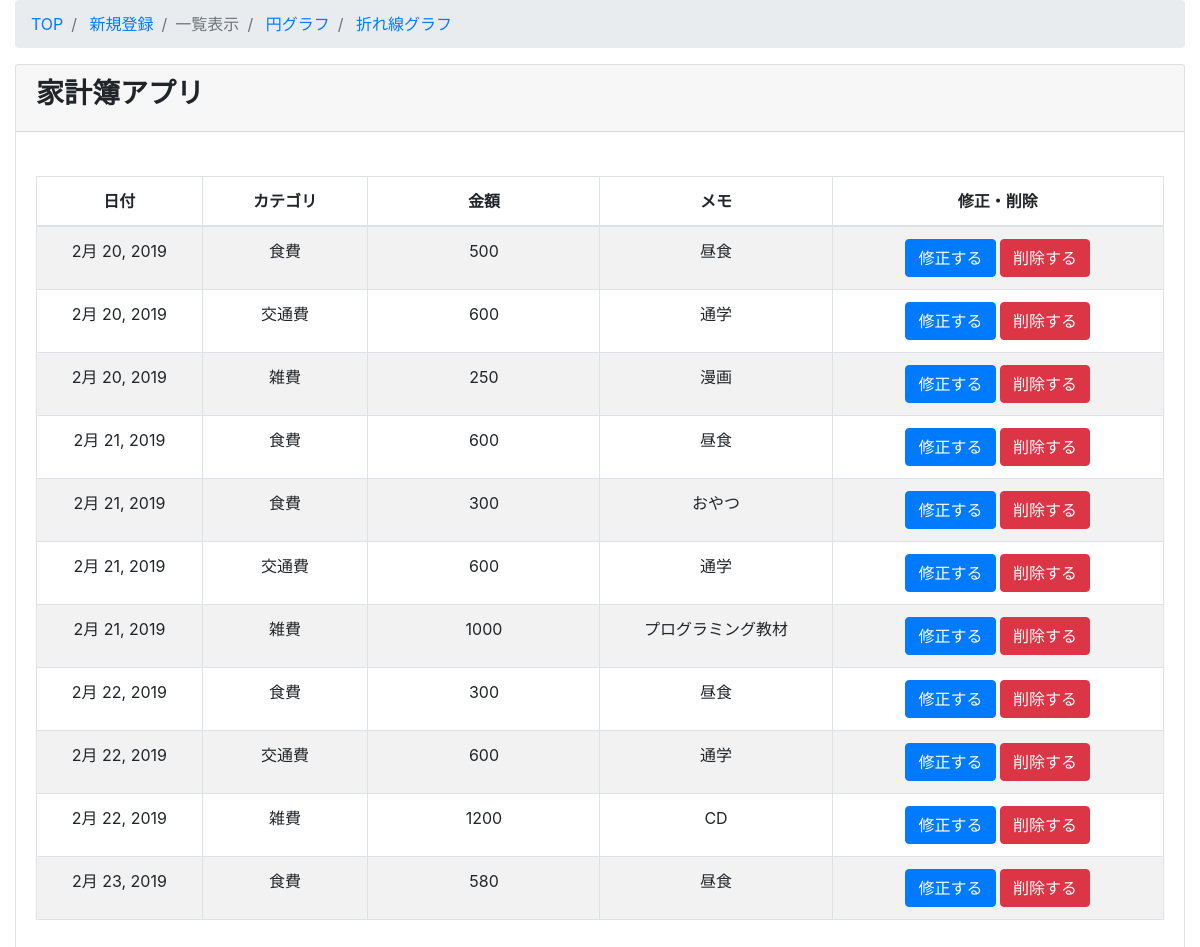
Before: /kakeibo/kakeibo_list/ with the older database file.
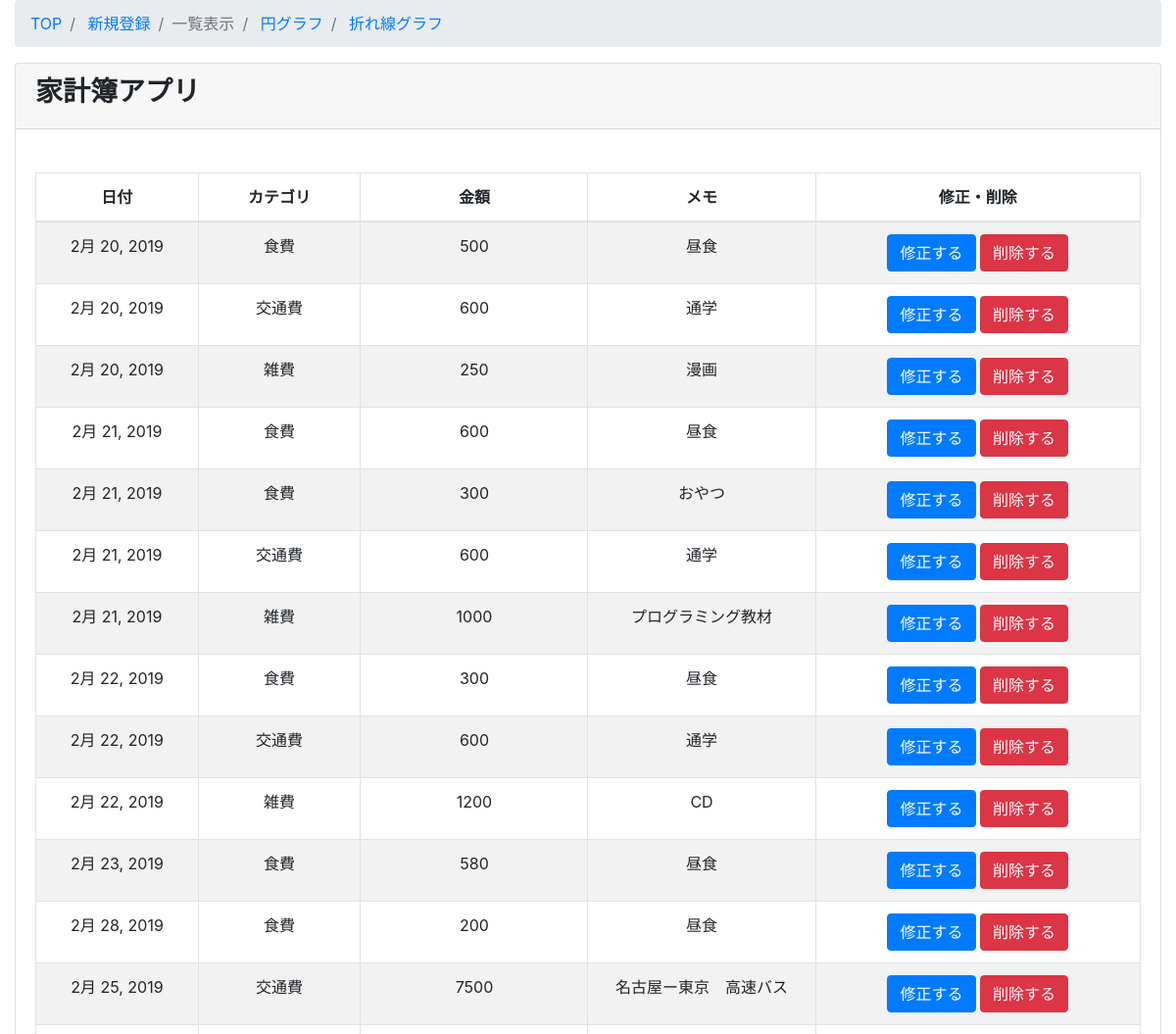
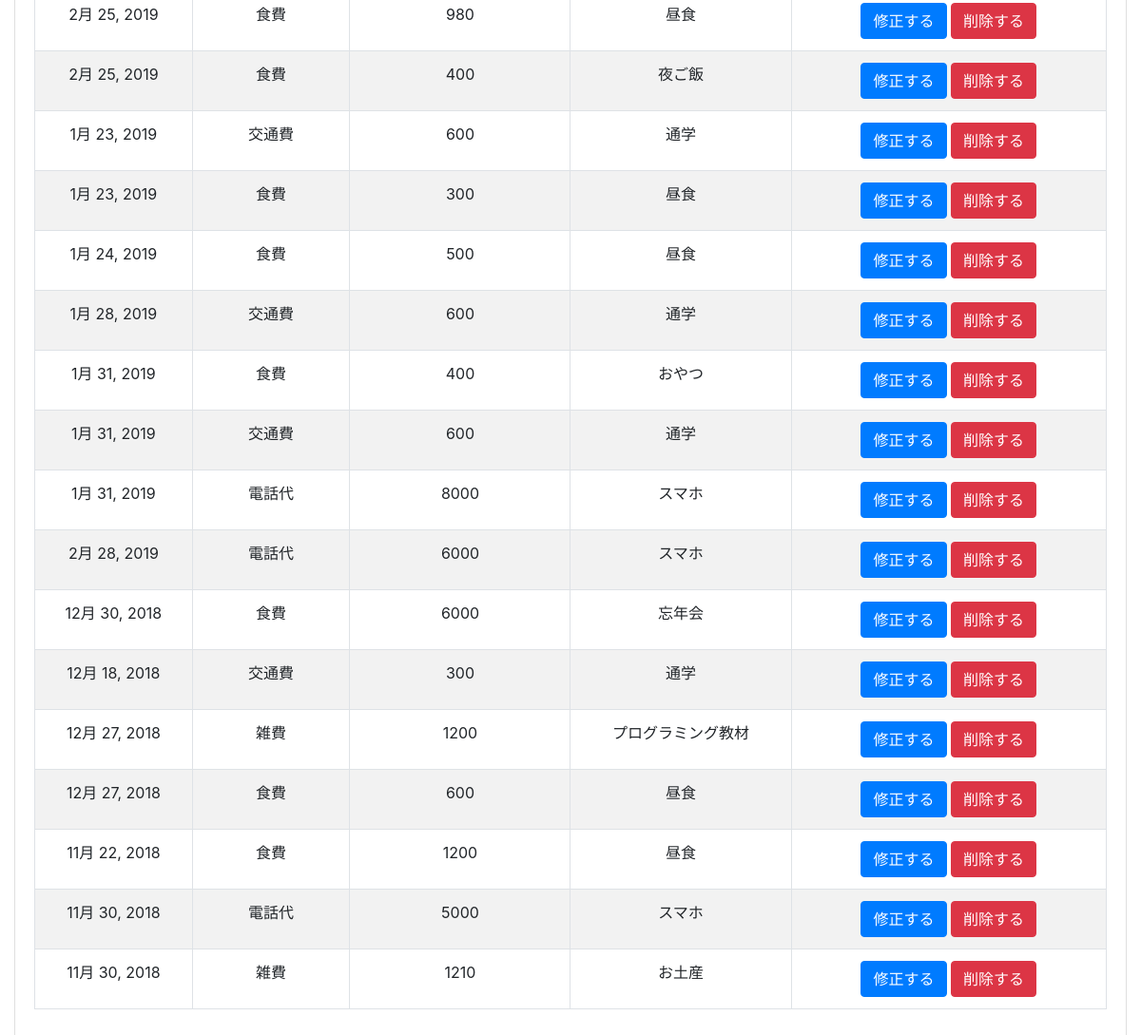
After: the same page with the newer database file (2 pictures, top to bottom).
### kakeibo/models.py (models this page shows, shortened)
class Kakeibo(models.Model):
  class Meta:
    db_table = "kakeibo"
    verbose_name = "家計簿"
    verbose_name_plural = "家計簿"
  date = models.DateField(verbose_name="日付",default=datetime.now)
  category = models.ForeignKey(Category, on_delete = models.PROTECT, verbose_name="カテゴリ")
  money = models.IntegerField(verbose_name="金額", help_text="単位は日本円")
  memo = models.CharField(verbose_name="メモ", max_length=500)

class Category(models.Model):
  class Meta:
    db_table = "category"
    verbose_name = "カテゴリ"
    verbose_name_plural = "カテゴリ"
  category_name = models.CharField(max_length=255, unique=True)
  def __str__(self):
    return self.category_name

### kakeibo/views.py (the view)
# urls.py: path('kakeibo_list/', views.KakeiboListView.as_view(), name='kakeibo_list'),
class KakeiboListView(ListView):
  model = Kakeibo
  template_name = 'kakeibo/kakeibo_list.html'
  def queryset(self):
    return Kakeibo.objects.all()

### kakeibo/templates/kakeibo/kakeibo_list.html
{% extends 'kakeibo/base.html' %}
{% block content %}
<div class="content-wrapper">
  <div class="container-fluid">
    <ol class="breadcrumb">
      <li class="breadcrumb-item">
        <a href="{% url 'kakeibo:kakeibo_list' %}">TOP</a>
      </li>
      <li class="breadcrumb-item">
        <a href="{% url 'kakeibo:kakeibo_create' %}">新規登録</a>
      </li>
      <li class="breadcrumb-item active">一覧表示</li>
      <li class="breadcrumb-item">
        <a href="{% url 'kakeibo:kakeibo_circle' %}">円グラフ</a>
      </li>
      <li class="breadcrumb-item">
        <a href="{% url 'kakeibo:kakeibo_line' %}">折れ線グラフ</a>
      </li>
    </ol>
    <div class="card mb-3">
      <div class="card-header">
        <h3><b>家計簿アプリ</b></h3></div>
      <div class="card-body">
        <div class="table-responsive">
        <table width="100%" class="table table-striped table-bordered table-hover">
            <thead>
              <tr>
                <th class="text-center">日付</th>
                <th class="text-center">カテゴリ</th>
                <th class="text-center">金額</th>
                <th class="text-center">メモ</th>
                <th class="text-center">修正・削除</th>
              </tr>
            </thead>
            <tbody>
              {% for item in object_list %}
                <tr class="odd gradeX text-center">
                  <td class="text-center" width="100">{{ item.date}}</td>
                  <td class="text-center" width="100">{{ item.category }}</td>
                  <td class="text-center" width="140">{{ item.money }}</td>
                  <td class="text-center" width="140">{{ item.memo }}</td>
                  <td class="text-center" width="200">
                    <a class="btn btn-primary" href="{% url 'kakeibo:kakeibo_update' item.pk %}">修正する</a>
                    <a class="btn btn-danger" href="{% url 'kakeibo:kakeibo_delete' item.pk %}">削除する</a>
                  </td>
                </tr>
            {% endfor %}
            </tbody>
          </table>
      </div>
    </div>
    </div>
  </div>
</div>
{% endblock content %}

Changed rows visible on the page:
added Kakeibo: date "2月 28, 2019", category "食費", money "200", memo "昼食"
added Kakeibo: date "2月 25, 2019", category "交通費", money "7500", memo "名古屋ー東京 高速バス"
added Kakeibo: date "2月 25, 2019", category "食費", money "980", memo "昼食"
added Kakeibo: date "2月 25, 2019", category "食費", money "400", memo "夜ご飯"
added Kakeibo: date "1月 23, 2019", category "交通費", money "600", memo "通学"
added Kakeibo: date "1月 23, 2019", category "食費", money "300", memo "昼食"
added Kakeibo: date "1月 24, 2019", category "食費", money "500", memo "昼食"
added Kakeibo: date "1月 28, 2019", category "交通費", money "600", memo "通学"
added Kakeibo: date "1月 31, 2019", category "食費", money "400", memo "おやつ"
added Kakeibo: date "1月 31, 2019", category "交通費", money "600", memo "通学"
added Kakeibo: date "1月 31, 2019", category "電話代", money "8000", memo "スマホ"
added Kakeibo: date "2月 28, 2019", category "電話代", money "6000", memo "スマホ"
added Kakeibo: date "12月 30, 2018", category "食費", money "6000", memo "忘年会"
added Kakeibo: date "12月 18, 2018", category "交通費", money "300", memo "通学"
added Kakeibo: date "12月 27, 2018", category "雑費", money "1200", memo "プログラミング教材"
added Kakeibo: date "12月 27, 2018", category "食費", money "600", memo "昼食"
added Kakeibo: date "11月 22, 2018", category "食費", money "1200", memo "昼食"
added Kakeibo: date "11月 30, 2018", category "電話代", money "5000", memo "スマホ"
added Kakeibo: date "11月 30, 2018", category "雑費", money "1210", memo "お土産"
